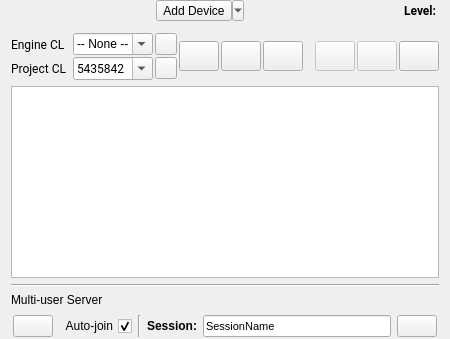
       <widget class="QWidget" name="device_widget" native="true">
        <property name="maximumSize">
         <size>
          <width>600</width>
          <height>16777215</height>
         </size>
        </property>
        <layout class="QVBoxLayout" name="verticalLayout">
         <property name="spacing">
          <number>6</number>
         </property>
         <property name="topMargin">
          <number>0</number>
         </property>
         <property name="bottomMargin">
          <number>0</number>
         </property>
         <item>
          <layout class="QHBoxLayout" name="horizontalLayout_7">
           <item>
            <widget class="QPushButton" name="settings_button">
             <property name="minimumSize">
              <size>
               <width>0</width>
               <height>0</height>
              </size>
             </property>
             <property name="styleSheet">
              <string notr="true">QPushButton { background-color: transparent; border: 0px }</string>
             </property>
             <property name="text">
              <string/>
             </property>
             <property name="icon">
              <iconset>
               <normalon>:/icons/images/Settings_40x.png</normalon>
              </iconset>
             </property>
            </widget>
           </item>
           <item>
            <widget class="QToolButton" name="device_add_tool_button">
             <property name="text">
              <string>Add Device</string>
             </property>
             <property name="popupMode">
              <enum>QToolButton::MenuButtonPopup</enum>
             </property>
             <property name="toolButtonStyle">
              <enum>Qt::ToolButtonTextOnly</enum>
             </property>
             <property name="arrowType">
              <enum>Qt::DownArrow</enum>
             </property>
            </widget>
           </item>
           <item>
            <spacer name="horizontalSpacer_2">
             <property name="orientation">
              <enum>Qt::Horizontal</enum>
             </property>
             <property name="sizeType">
              <enum>QSizePolicy::Minimum</enum>
             </property>
             <property name="sizeHint" stdset="0">
              <size>
               <width>50</width>
               <height>20</height>
              </size>
             </property>
            </spacer>
           </item>
           <item>
            <widget class="QLabel" name="label_2">
             <property name="minimumSize">
              <size>
               <width>0</width>
               <height>0</height>
              </size>
             </property>
             <property name="font">
              <font>
               <family>Roboto</family>
               <weight>75</weight>
               <bold>true</bold>
              </font>
             </property>
             <property name="text">
              <string>Level: </string>
             </property>
             <property name="alignment">
              <set>Qt::AlignRight|Qt::AlignTrailing|Qt::AlignVCenter</set>
             </property>
            </widget>
           </item>
          </layout>
         </item>
         <item>
          <layout class="QHBoxLayout" name="horizontalLayout_3">
           <property name="spacing">
            <number>2</number>
           </property>
           <property name="topMargin">
            <number>6</number>
           </property>
           <property name="rightMargin">
            <number>0</number>
           </property>
           <property name="bottomMargin">
            <number>0</number>
           </property>
           <item>
            <layout class="QVBoxLayout" name="verticalLayout_6">
             <item>
              <layout class="QHBoxLayout" name="horizontalLayout_10">
               <item>
                <widget class="QLabel" name="engine_cl_label">
                 <property name="minimumSize">
                  <size>
                   <width>60</width>
                   <height>0</height>
                  </size>
                 </property>
                 <property name="font">
                  <font>
                   <family>Roboto</family>
                   <weight>50</weight>
                   <bold>false</bold>
                  </font>
                 </property>
                 <property name="text">
                  <string>Engine CL</string>
                 </property>
                 <property name="alignment">
                  <set>Qt::AlignLeading|Qt::AlignLeft|Qt::AlignVCenter</set>
                 </property>
                </widget>
               </item>
               <item>
                <widget class="QComboBox" name="engine_cl_combo_box">
                 <property name="minimumSize">
                  <size>
                   <width>80</width>
                   <height>0</height>
                  </size>
                 </property>
                 <property name="editable">
                  <bool>true</bool>
                 </property>
                 <property name="currentText">
                  <string>-- None --</string>
                 </property>
                 <property name="maxVisibleItems">
                  <number>11</number>
                 </property>
                </widget>
               </item>
               <item>
                <widget class="ControlQPushButton" name="refresh_engine_cl_button">
                 <property name="maximumSize">
                  <size>
                   <width>22</width>
                   <height>22</height>
                  </size>
                 </property>
                 <property name="text">
                  <string/>
                 </property>
                 <property name="icon">
                  <iconset resource="resources.qrc">
                   <normaloff>:/icons/images/icon_refresh.png</normaloff>
                   <disabledoff>:/icons/images/icon_refresh_disabled.png</disabledoff>
                   <activeoff>:/icons/images/icon_refresh_hover.png</activeoff>:/icons/images/icon_refresh.png</iconset>
                 </property>
                 <property name="iconSize">
                  <size>
                   <width>18</width>
                   <height>18</height>
                  </size>
                 </property>
                 <property name="frameless" stdset="0">
                  <bool>true</bool>
                 </property>
                </widget>
               </item>
              </layout>
             </item>
             <item>
              <layout class="QHBoxLayout" name="horizontalLayout_9">
               <item>
                <widget class="QLabel" name="project_cl_label">
                 <property name="minimumSize">
                  <size>
                   <width>60</width>
                   <height>0</height>
                  </size>
                 </property>
                 <property name="font">
                  <font>
                   <family>Roboto</family>
                   <weight>50</weight>
                   <bold>false</bold>
                  </font>
                 </property>
                 <property name="text">
                  <string>Project CL</string>
                 </property>
                 <property name="alignment">
                  <set>Qt::AlignLeading|Qt::AlignLeft|Qt::AlignVCenter</set>
                 </property>
                </widget>
               </item>
               <item>
                <widget class="QComboBox" name="project_cl_combo_box">
                 <property name="sizePolicy">
                  <sizepolicy hsizetype="Preferred" vsizetype="Fixed">
                   <horstretch>0</horstretch>
                   <verstretch>0</verstretch>
                  </sizepolicy>
                 </property>
                 <property name="minimumSize">
                  <size>
                   <width>80</width>
                   <height>0</height>
                  </size>
                 </property>
                 <property name="maximumSize">
                  <size>
                   <width>16777215</width>
                   <height>16777215</height>
                  </size>
                 </property>
                 <property name="font">
                  <font>
                   <family>Roboto</family>
                  </font>
                 </property>
                 <property name="layoutDirection">
                  <enum>Qt::LeftToRight</enum>
                 </property>
                 <property name="editable">
                  <bool>true</bool>
                 </property>
                 <property name="currentText">
                  <string>5435842</string>
                 </property>
                 <property name="maxVisibleItems">
                  <number>11</number>
                 </property>
                 <item>
                  <property name="text">
                   <string>5435842</string>
                  </property>
                 </item>
                </widget>
               </item>
               <item>
                <widget class="ControlQPushButton" name="refresh_project_cl_button">
                 <property name="sizePolicy">
                  <sizepolicy hsizetype="Preferred" vsizetype="Fixed">
                   <horstretch>0</horstretch>
                   <verstretch>0</verstretch>
                  </sizepolicy>
                 </property>
                 <property name="maximumSize">
                  <size>
                   <width>22</width>
                   <height>22</height>
                  </size>
                 </property>
                 <property name="toolTip">
                  <string>Refresh Changelists</string>
                 </property>
                 <property name="text">
                  <string/>
                 </property>
                 <property name="icon">
                  <iconset resource="resources.qrc">
                   <normaloff>:/icons/images/icon_refresh.png</normaloff>
                   <disabledoff>:/icons/images/icon_refresh_disabled.png</disabledoff>
                   <activeoff>:/icons/images/icon_refresh_hover.png</activeoff>:/icons/images/icon_refresh.png</iconset>
                 </property>
                 <property name="iconSize">
                  <size>
                   <width>18</width>
                   <height>18</height>
                  </size>
                 </property>
                 <property name="frameless" stdset="0">
                  <bool>true</bool>
                 </property>
                </widget>
               </item>
              </layout>
             </item>
            </layout>
           </item>
           <item>
            <widget class="ControlQPushButton" name="sync_all_button">
             <property name="sizePolicy">
              <sizepolicy hsizetype="Preferred" vsizetype="Fixed">
               <horstretch>0</horstretch>
               <verstretch>0</verstretch>
              </sizepolicy>
             </property>
             <property name="minimumSize">
              <size>
               <width>25</width>
               <height>30</height>
              </size>
             </property>
             <property name="toolTip">
              <string>Sync all devices</string>
             </property>
             <property name="text">
              <string/>
             </property>
             <property name="icon">
              <iconset>
               <normalon>:/icons/images/icon_sync.png</normalon>
               <disabledon>:/icons/images/icon_sync_disabled.png</disabledon>
               <activeon>:/icons/images/icon_sync_hover.png</activeon>
              </iconset>
             </property>
             <property name="iconSize">
              <size>
               <width>21</width>
               <height>21</height>
              </size>
             </property>
             <property name="frameless" stdset="0">
              <bool>true</bool>
             </property>
            </widget>
           </item>
           <item>
            <widget class="ControlQPushButton" name="build_all_button">
             <property name="sizePolicy">
              <sizepolicy hsizetype="Preferred" vsizetype="Fixed">
               <horstretch>0</horstretch>
               <verstretch>0</verstretch>
              </sizepolicy>
             </property>
             <property name="minimumSize">
              <size>
               <width>25</width>
               <height>30</height>
              </size>
             </property>
             <property name="toolTip">
              <string>Build on all devices</string>
             </property>
             <property name="text">
              <string/>
             </property>
             <property name="icon">
              <iconset>
               <normalon>:/icons/images/icon_build.png</normalon>
               <activeon>:/icons/images/icon_build_hover.png</activeon>
              </iconset>
             </property>
             <property name="iconSize">
              <size>
               <width>21</width>
               <height>21</height>
              </size>
             </property>
             <property name="frameless" stdset="0">
              <bool>true</bool>
             </property>
            </widget>
           </item>
           <item>
            <widget class="ControlQPushButton" name="sync_and_build_all_button">
             <property name="sizePolicy">
              <sizepolicy hsizetype="Preferred" vsizetype="Fixed">
               <horstretch>0</horstretch>
               <verstretch>0</verstretch>
              </sizepolicy>
             </property>
             <property name="minimumSize">
              <size>
               <width>25</width>
               <height>30</height>
              </size>
             </property>
             <property name="toolTip">
              <string>Sync all devices and immediately build after completion</string>
             </property>
             <property name="text">
              <string/>
             </property>
             <property name="icon">
              <iconset>
               <normalon>:/icons/images/icon_sync_and_build.png</normalon>
               <disabledon>:/icons/images/icon_sync_and_build_disabled.png</disabledon>
               <activeon>:/icons/images/icon_sync_and_build_hover.png</activeon>
              </iconset>
             </property>
             <property name="iconSize">
              <size>
               <width>21</width>
               <height>21</height>
              </size>
             </property>
             <property name="frameless" stdset="0">
              <bool>true</bool>
             </property>
            </widget>
           </item>
           <item>
            <spacer name="horizontalSpacer">
             <property name="orientation">
              <enum>Qt::Horizontal</enum>
             </property>
             <property name="sizeHint" stdset="0">
              <size>
               <width>10</width>
               <height>20</height>
              </size>
             </property>
            </spacer>
           </item>
           <item>
            <widget class="ControlQPushButton" name="device_settings_button">
             <property name="enabled">
              <bool>false</bool>
             </property>
             <property name="sizePolicy">
              <sizepolicy hsizetype="Preferred" vsizetype="Fixed">
               <horstretch>0</horstretch>
               <verstretch>0</verstretch>
              </sizepolicy>
             </property>
             <property name="minimumSize">
              <size>
               <width>25</width>
               <height>30</height>
              </size>
             </property>
             <property name="toolTip">
              <string>Configure Unreal Insights capture</string>
             </property>
             <property name="text">
              <string/>
             </property>
             <property name="icon">
              <iconset resource="resources.qrc">
               <normaloff>:/icons/images/icon_settings_disabled.png</normaloff>
               <normalon>:/icons/images/icon_settings.png</normalon>
               <activeon>:/icons/images/icon_settings_hover.png</activeon>:/icons/images/icon_settings_disabled.png</iconset>
             </property>
             <property name="iconSize">
              <size>
               <width>21</width>
               <height>21</height>
              </size>
             </property>
             <property name="checkable">
              <bool>true</bool>
             </property>
             <property name="frameless" stdset="0">
              <bool>true</bool>
             </property>
            </widget>
           </item>
           <item>
            <widget class="ControlQPushButton" name="launch_all_button">
             <property name="enabled">
              <bool>false</bool>
             </property>
             <property name="sizePolicy">
              <sizepolicy hsizetype="Preferred" vsizetype="Fixed">
               <horstretch>0</horstretch>
               <verstretch>0</verstretch>
              </sizepolicy>
             </property>
             <property name="minimumSize">
              <size>
               <width>25</width>
               <height>30</height>
              </size>
             </property>
             <property name="toolTip">
              <string>Start all connected devices</string>
             </property>
             <property name="text">
              <string/>
             </property>
             <property name="icon">
              <iconset resource="resources.qrc">
               <normaloff>:/icons/images/icon_open.png</normaloff>
               <normalon>:/icons/images/icon_close.png</normalon>
               <disabledoff>:/icons/images/icon_open_disabled.png</disabledoff>
               <activeoff>:/icons/images/icon_open_hover.png</activeoff>
               <activeon>:/icons/images/icon_close_hover.png</activeon>:/icons/images/icon_open.png</iconset>
             </property>
             <property name="iconSize">
              <size>
               <width>21</width>
               <height>21</height>
              </size>
             </property>
             <property name="checkable">
              <bool>true</bool>
             </property>
             <property name="frameless" stdset="0">
              <bool>true</bool>
             </property>
            </widget>
           </item>
           <item>
            <widget class="ControlQPushButton" name="connect_all_button">
             <property name="sizePolicy">
              <sizepolicy hsizetype="Preferred" vsizetype="Fixed">
               <horstretch>0</horstretch>
               <verstretch>0</verstretch>
              </sizepolicy>
             </property>
             <property name="minimumSize">
              <size>
               <width>25</width>
               <height>30</height>
              </size>
             </property>
             <property name="toolTip">
              <string>Connect all devices</string>
             </property>
             <property name="text">
              <string/>
             </property>
             <property name="icon">
              <iconset resource="resources.qrc">
               <normaloff>:/icons/images/icon_connect.png</normaloff>
               <normalon>:/icons/images/icon_connected.png</normalon>
               <activeoff>:/icons/images/icon_connect_hover.png</activeoff>
               <activeon>:/icons/images/icon_connected_hover.png</activeon>:/icons/images/icon_connect.png</iconset>
             </property>
             <property name="iconSize">
              <size>
               <width>21</width>
               <height>21</height>
              </size>
             </property>
             <property name="checkable">
              <bool>true</bool>
             </property>
             <property name="frameless" stdset="0">
              <bool>true</bool>
             </property>
            </widget>
           </item>
          </layout>
         </item>
         <item>
          <widget class="DeviceListWidget" name="device_list_widget">
           <property name="sizePolicy">
            <sizepolicy hsizetype="Expanding" vsizetype="Expanding">
             <horstretch>0</horstretch>
             <verstretch>0</verstretch>
            </sizepolicy>
           </property>
           <property name="minimumSize">
            <size>
             <width>0</width>
             <height>0</height>
            </size>
           </property>
           <property name="verticalScrollBarPolicy">
            <enum>Qt::ScrollBarAsNeeded</enum>
           </property>
           <property name="horizontalScrollBarPolicy">
            <enum>Qt::ScrollBarAlwaysOff</enum>
           </property>
          </widget>
         </item>
         <item>
          <widget class="Line" name="line_3">
           <property name="orientation">
            <enum>Qt::Horizontal</enum>
           </property>
          </widget>
         </item>
         <item>
          <widget class="QLabel" name="muserver_label">
           <property name="text">
            <string>Multi-user Server</string>
           </property>
          </widget>
         </item>
         <item>
          <layout class="QVBoxLayout" name="verticalLayout_8">
           <property name="leftMargin">
            <number>2</number>
           </property>
           <property name="topMargin">
            <number>2</number>
           </property>
           <property name="rightMargin">
            <number>2</number>
           </property>
           <property name="bottomMargin">
            <number>2</number>
           </property>
           <item>
            <layout class="QHBoxLayout" name="horizontalLayout_5">
             <property name="leftMargin">
              <number>0</number>
             </property>
             <property name="topMargin">
              <number>0</number>
             </property>
             <property name="rightMargin">
              <number>0</number>
             </property>
             <property name="bottomMargin">
              <number>0</number>
             </property>
             <item>
              <widget class="ControlQPushButton" name="muserver_start_stop_button">
               <property name="enabled">
                <bool>true</bool>
               </property>
               <property name="toolTip">
                <string>Start / stop Unreal Multi-user Server</string>
               </property>
               <property name="icon">
                <iconset resource="resources.qrc">
                 <normaloff>:/icons/images/icon_open.png</normaloff>
                 <normalon>:/icons/images/icon_close.png</normalon>
                 <disabledoff>:/icons/images/icon_open_disabled.png</disabledoff>
                 <activeoff>:/icons/images/icon_open_hover.png</activeoff>
                 <activeon>:/icons/images/icon_close_hover.png</activeon>:/icons/images/icon_open.png</iconset>
               </property>
               <property name="checkable">
                <bool>true</bool>
               </property>
               <property name="frameless" stdset="0">
                <bool>true</bool>
               </property>
              </widget>
             </item>
             <item>
              <widget class="QCheckBox" name="use_device_autojoin_setting_checkbox">
               <property name="toolTip">
                <string>If this setting is checked then devices will join a Multi-user session based on their individual auto-join setting.</string>
               </property>
               <property name="layoutDirection">
                <enum>Qt::RightToLeft</enum>
               </property>
               <property name="text">
                <string>Auto-join</string>
               </property>
               <property name="checked">
                <bool>true</bool>
               </property>
              </widget>
             </item>
             <item>
              <widget class="Line" name="line_4">
               <property name="orientation">
                <enum>Qt::Vertical</enum>
               </property>
              </widget>
             </item>
             <item>
              <widget class="QLabel" name="label">
               <property name="font">
                <font>
                 <weight>75</weight>
                 <bold>true</bold>
                </font>
               </property>
               <property name="text">
                <string>Session:</string>
               </property>
              </widget>
             </item>
             <item>
              <widget class="FramelessQLineEdit" name="multiuser_session_lineEdit">
               <property name="sizePolicy">
                <sizepolicy hsizetype="MinimumExpanding" vsizetype="Fixed">
                 <horstretch>0</horstretch>
                 <verstretch>0</verstretch>
                </sizepolicy>
               </property>
               <property name="minimumSize">
                <size>
                 <width>0</width>
                 <height>0</height>
                </size>
               </property>
               <property name="maximumSize">
                <size>
                 <width>16777215</width>
                 <height>16777215</height>
                </size>
               </property>
               <property name="font">
                <font>
                 <pointsize>8</pointsize>
                </font>
               </property>
               <property name="text">
                <string>SessionName</string>
               </property>
               <property name="recording" stdset="0">
                <bool>true</bool>
               </property>
              </widget>
             </item>
             <item>
              <widget class="QPushButton" name="multiuser_session_inc_button">
               <property name="enabled">
                <bool>true</bool>
               </property>
               <property name="sizePolicy">
                <sizepolicy hsizetype="Minimum" vsizetype="Preferred">
                 <horstretch>0</horstretch>
                 <verstretch>0</verstretch>
                </sizepolicy>
               </property>
               <property name="toolTip">
                <string>Increment the multi-user server session name.</string>
               </property>
               <property name="icon">
                <iconset resource="resources.qrc">
                 <normaloff>:/icons/images/icon_add_disabled.png</normaloff>
                 <normalon>:/icons/images/icon_add.png</normalon>:/icons/images/icon_add_disabled.png</iconset>
               </property>
               <property name="frameless" stdset="0">
                <bool>true</bool>
               </property>
              </widget>
             </item>
            </layout>
           </item>
          </layout>
         </item>
         <item>
          <layout class="QHBoxLayout" name="horizontalLayout_2">
           <property name="spacing">
            <number>3</number>
           </property>
          </layout>
         </item>
        </layout>
       </widget>
